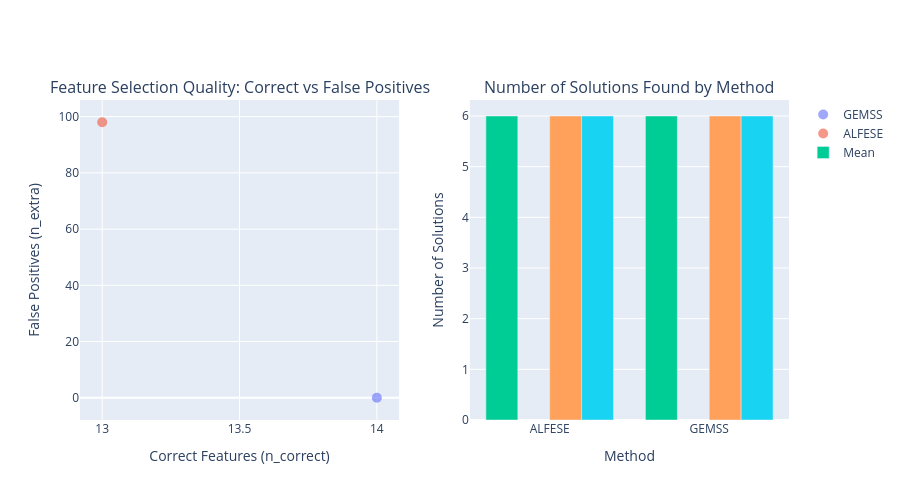

The code cell stored with this chart in its notebook:
### Markdown cell above
## Feature Selection Quality

Analyze the trade-off between correct features (n_correct) and false positives (n_extra).

### Code cell
if df is not None and len(df_success) > 0:
    # Create subplots
    fig_quality = make_subplots(
        rows=1,
        cols=2,
        subplot_titles=(
            "Feature Selection Quality: Correct vs False Positives",
            "Number of Solutions Found by Method",
        ),
    )

    # Scatter: Correct vs Extra features
    for method in df_success["Method"].unique():
        method_data = df_success[df_success["Method"] == method]
        fig_quality.add_trace(
            go.Scatter(
                x=method_data["n_correct"],
                y=method_data["n_extra"],
                mode="markers",
                name=method,
                opacity=0.6,
                marker=dict(size=10),
            ),
            row=1,
            col=1,
        )

    # Solutions found by method
    solutions_summary = df_success.groupby("Method")["Solutions_Found"].agg(
        ["mean", "std", "min", "max"]
    )

    for stat in ["mean", "std", "min", "max"]:
        fig_quality.add_trace(
            go.Bar(
                name=stat.capitalize(),
                x=solutions_summary.index,
                y=solutions_summary[stat],
                showlegend=(stat == "mean"),
            ),
            row=1,
            col=2,
        )

    # Update layout
    fig_quality.update_xaxes(
        title_text="Correct Features (n_correct)", row=1, col=1
    )
    fig_quality.update_yaxes(title_text="False Positives (n_extra)", row=1, col=1)
    fig_quality.update_xaxes(title_text="Method", row=1, col=2)
    fig_quality.update_yaxes(title_text="Number of Solutions", row=1, col=2)

    fig_quality.update_layout(height=500, showlegend=True, barmode="group")
    
    fig_quality.show()
else:
    print("No data available")

### Figure 1 — Plotly figure (JSON) as saved in the notebook; plotly's stock layout.template omitted (floating-point values rounded to 4 significant figures)
{"data": [{"marker": {"size": 10}, "mode": "markers", "name": "GEMSS", "opacity": 0.6, "type": "scatter", "x": [14], "xaxis": "x", "y": [0], "yaxis": "y"}, {"marker": {"size": 10}, "mode": "markers", "name": "ALFESE", "opacity": 0.6, "type": "scatter", "x": [13], "xaxis": "x", "y": [98], "yaxis": "y"}, {"name": "Mean", "showlegend": true, "type": "bar", "x": ["ALFESE", "GEMSS"], "xaxis": "x2", "y": [6.0, 6.0], "yaxis": "y2"}, {"name": "Std", "showlegend": false, "type": "bar", "x": ["ALFESE", "GEMSS"], "xaxis": "x2", "y": [NaN, NaN], "yaxis": "y2"}, {"name": "Min", "showlegend": false, "type": "bar", "x": ["ALFESE", "GEMSS"], "xaxis": "x2", "y": [6, 6], "yaxis": "y2"}, {"name": "Max", "showlegend": false, "type": "bar", "x": ["ALFESE", "GEMSS"], "xaxis": "x2", "y": [6, 6], "yaxis": "y2"}], "layout": {"annotations": [{"font": {"size": 16}, "showarrow": false, "text": "Feature Selection Quality: Correct vs False Positives", "x": 0.225, "xanchor": "center", "xref": "paper", "y": 1, "yanchor": "bottom", "yref": "paper"}, {"font": {"size": 16}, "showarrow": false, "text": "Number of Solutions Found by Method", "x": 0.775, "xanchor": "center", "xref": "paper", "y": 1, "yanchor": "bottom", "yref": "paper"}], "barmode": "group", "height": 500, "showlegend": true, "xaxis": {"anchor": "y", "domain": [0, 0.45], "title": {"text": "Correct Features (n_correct)"}}, "xaxis2": {"anchor": "y2", "domain": [0.55, 1], "title": {"text": "Method"}}, "yaxis": {"anchor": "x", "domain": [0, 1], "title": {"text": "False Positives (n_extra)"}}, "yaxis2": {"anchor": "x2", "domain": [0, 1], "title": {"text": "Number of Solutions"}}}}
